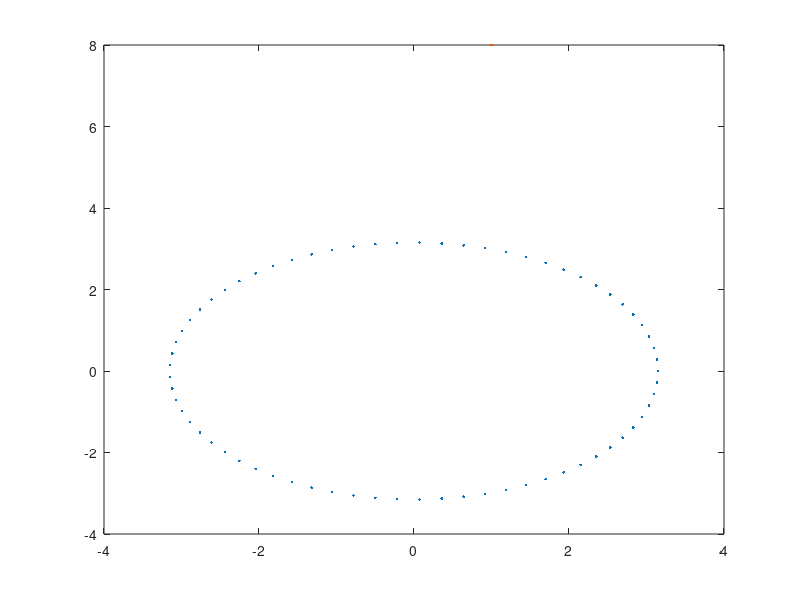
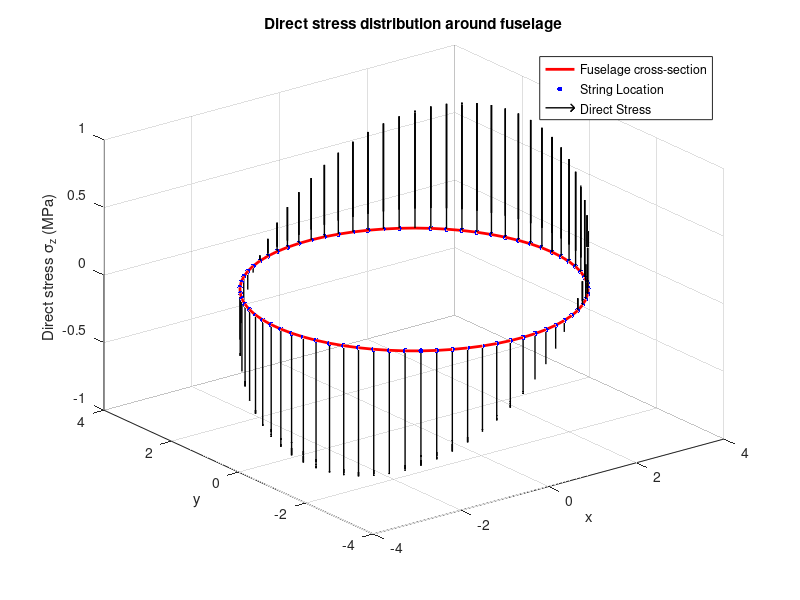

These charts were generated, in order, by the following MATLAB code:
clear
clc

moment_x = 1e5; % bending moment about x
moment_y = 2e5; % bending moment about y
d_fuslg = 6.3; % fuselage diameter
dl_stringer = 0.15; % stringer spacing
no_stringer = 70; % number of stringers
t_skin = 0.003; % skin thickness
A_stringer = 0.00055; % one stringer area
A_boom = A_stringer + 15*t_skin*t_skin; % boom area

boom_angle = linspace(0,360,no_stringer);
x = d_fuslg/2 * cos(deg2rad(boom_angle));
y = d_fuslg/2 * sin(deg2rad(boom_angle));
z = zeros(1,no_stringer);
u = zeros(1,no_stringer);
v = zeros(1,no_stringer);

figure(1)
plot(x,y,".",MarkerSize=8)

Ix = sum(A_boom*(y.*y)); % second moment of area about x
Iy = sum(A_boom*(x.*x)); % second moment of area about y

x_max = max(x); % max x distance from centre
y_max = max(y); % max y distance from centre

sigx = moment_x*y/Ix;
sigy = moment_y*x/Iy;


sigx_max = max(sigx);
sigy_max = max(sigy);

% Plot fuselage cross-section
figure;
hold on;
grid on;
plot3(x, y, z, 'LineWidth', 2,'Color','r'); % Circular fuselage cross-section
plot3(x, y, z, '.','MarkerSize', 12,'Color','b') 

% Plot stress vectors at each stringer location
quiver3(x, y, z, u, v, sigx+sigy, 'k', 'LineWidth', 1, 'MaxHeadSize', 0.5);

% Labels and title
xlabel('x');
ylabel('y');
zlabel('Direct stress \sigma_z (MPa)');
title('Direct stress distribution around fuselage');
legend({'Fuselage cross-section', 'String Location','Direct Stress'}, 'Location', 'northeast');

view(3); % Set 3D view
hold off;
